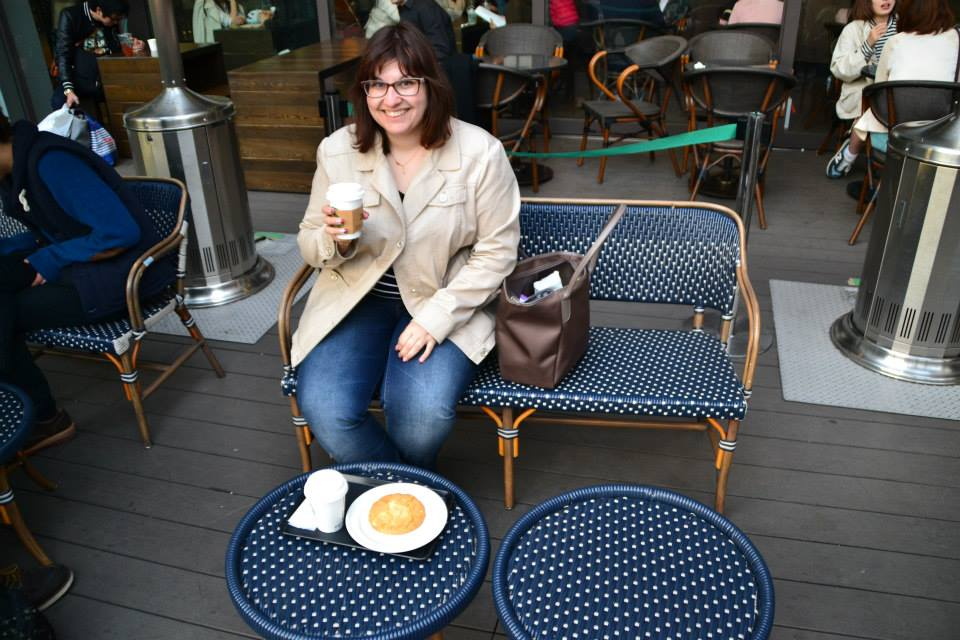
#> input picture bdm/sapin/image/faceDetector/images/001.jpg, 960 x 640 px, given in place of Lenna.png, which was not available
$ python Facecompare.py
#> lines starting #> are read from the running program, lines starting #| are printed output that depends on the picture; pictures that were not available may be replaced by others from this repository, and a replacement may not be noted
#!/usr/bin/python
import sys
import cv2
import numpy as np

from matplotlib import pyplot as plt # apt-get install pyhthon-matplotlib

img_source_name = 'images/Lenna.png'
img_template_name = 'images/Lenna_crop.png'
if len(sys.argv) > 2 : # au moins deux arguments
	img_source_name = sys.argv[1]
	img_template_name = sys.argv[2]

img_source = cv2.imread(img_source_name ,0)
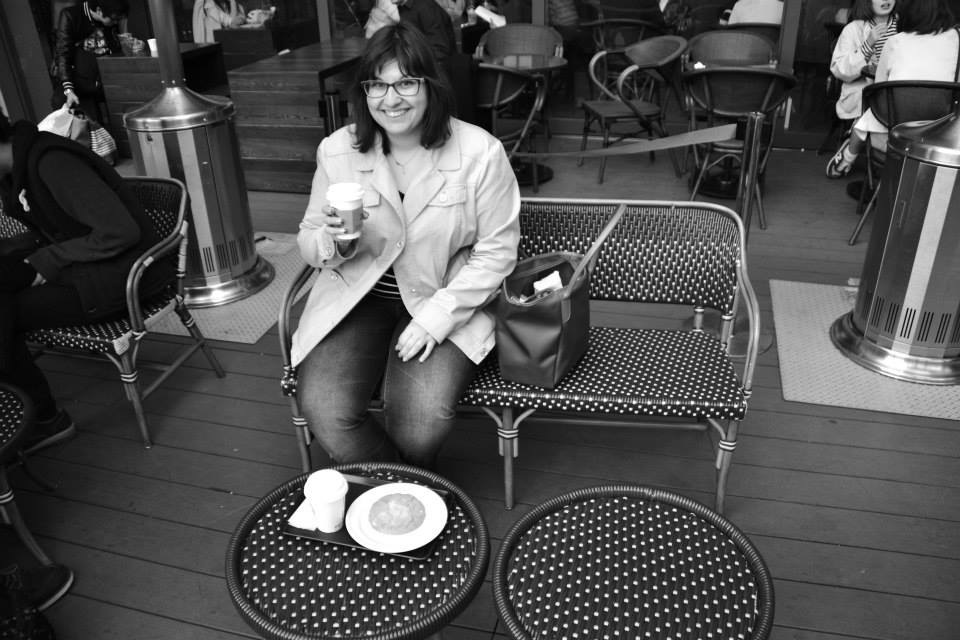
#> img_source: shape (640, 960); min 0, max 255, mean 79.3
imgcopy = img_source.copy()
img_template = cv2.imread(img_template_name,0)
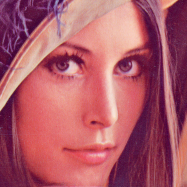
#> input picture bdm/sapin/image/faceDetector/images/Lenna_crop.png, 187 x 187 px
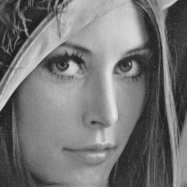
#> img_template: shape (187, 187); min 26, max 231, mean 116.8

w,h = img_template.shape[::-1]
#> w = 187; h = 187

# All methods for comparison in list
methods = ['cv2.TM_CCOEFF','cv2.TM_CCOEFF_NORMED','cv2.TM_CCORR','cv2.TM_CCORR_NORMED','cv2.TM_SQDIFF','cv2.TM_SQDIFF_NORMED']

for meth in methods:
	img_source = imgcopy.copy()
	method = eval(meth)

	#Apply template Matching
	res = cv2.matchTemplate(img_source,img_template,method)


	min_val,max_val,min_loc,max_loc = cv2.minMaxLoc(res)

	if method in [cv2.TM_SQDIFF,cv2.TM_SQDIFF_NORMED]:

		top_left = min_loc

	else:

		top_left = max_loc

	bottom_right = (top_left[0]+w,top_left[1]+h)
	cv2.rectangle(img_source,top_left,bottom_right,255,2)

	plt.subplot(121),plt.imshow(res,cmap = 'gray')
	plt.title('Matching Result'),plt.xticks([]),plt.yticks([])

	plt.subplot(122),plt.imshow(img_source,cmap = 'gray')
	plt.title('Detected point'),plt.xticks([]),plt.yticks([])

	plt.suptitle(meth)

	plt.show()
#> this loop made 6 passes
#> (min_val, max_val, min_loc, top_left, bottom_right) on passes 1 to 4: (-44529876, 70069024, (175, 92), (373, 138), (560, 325)), (-0.391, 0.505, (773, 165), (373, 140), (560, 327)), (117541560, 733111872, (0, 181), (319, 138), (506, 325)), (0.574, 0.925, (5, 110), (758, 424), (945, 611))
#> (min_val, max_val, max_loc, top_left, bottom_right) on passes 5 to 6: (112315072, 433282880, (321, 24), (751, 396), (938, 583)), (0.216, 1, (0, 0), (769, 359), (956, 546))
#> pass 1, `res = cv2.matchTemplate(img_source,img_template,method)`:
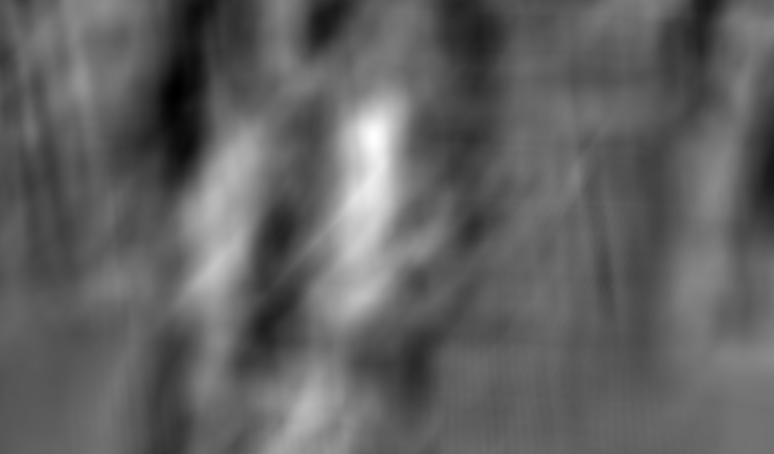
#> res: shape (454, 774) float32; min -44529876, max 70069024, mean -691844.5; drawn with min black and max white
#> pass 1, `plt.show()`:
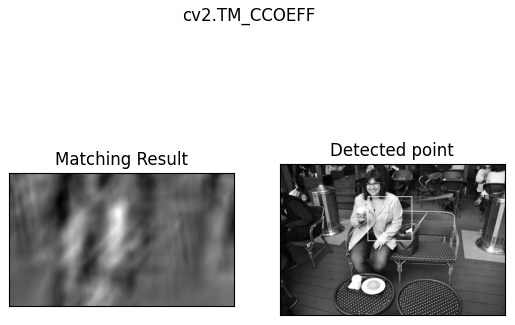
#> figure drawn by matplotlib, 2 panels
#> pass 3, `res = cv2.matchTemplate(img_source,img_template,method)`:
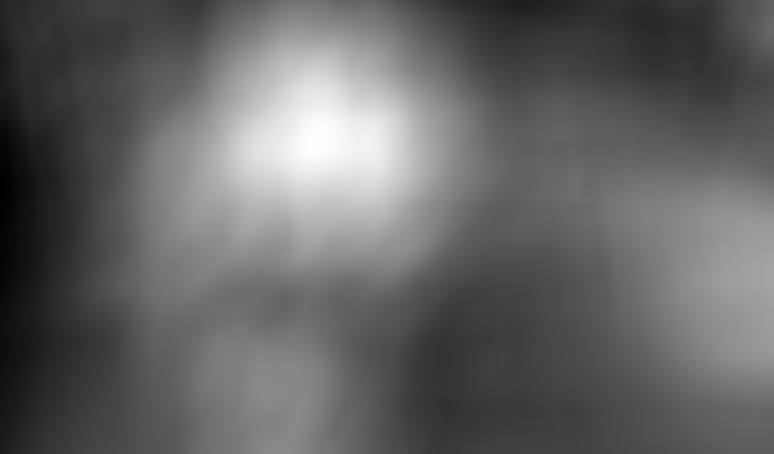
#> res: shape (454, 774) float32; min 117541560, max 733111872, mean 361481376; drawn with min black and max white
#> after the loop:
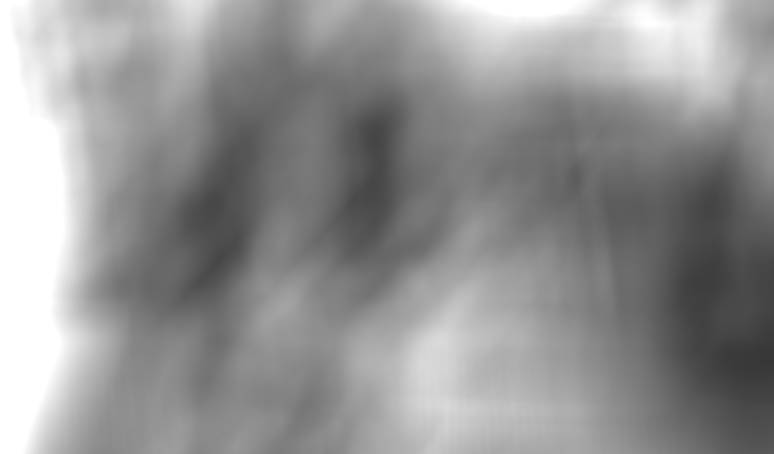
#> res: shape (454, 774) float32; min 0.216, max 1, mean 0.582
